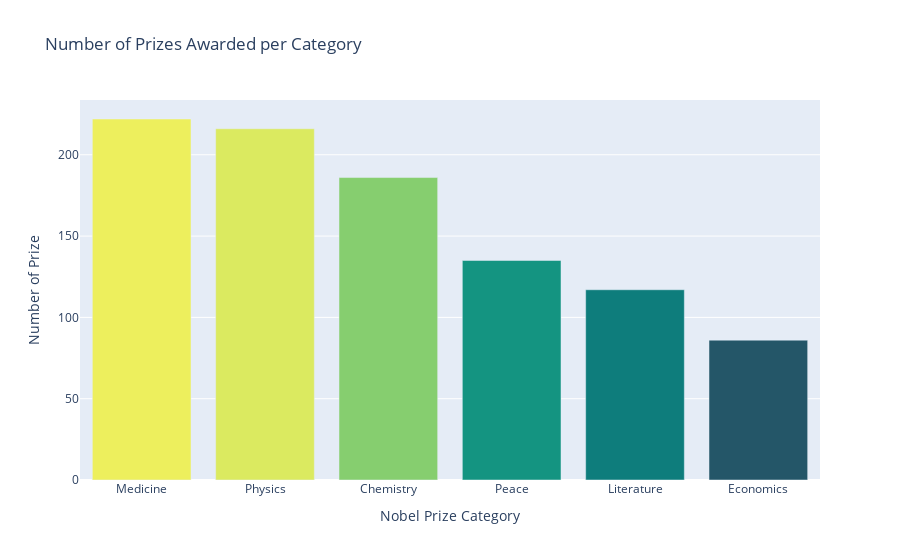

This figure's notebook cell:
### Code cell
#bar chart with number of prizes awarded by category
category_prize = df_data.category.value_counts()

bar_chart = px.bar(
            x = category_prize.index,
            y = category_prize.values,
            color = category_prize.values,
            color_continuous_scale = 'Aggrnyl',
            title='Number of Prizes Awarded per Category',
)
bar_chart.update_layout(
            xaxis_title='Nobel Prize Category',
            coloraxis_showscale=False,
            yaxis_title='Number of Prize'
)
bar_chart.show()

### Figure 1 — Plotly figure (JSON) as saved in the notebook; plotly's stock layout.template omitted (floating-point values rounded to 4 significant figures)
{"data": [{"alignmentgroup": "True", "hovertemplate": "x=%{x}<br>y=%{y}<br>color=%{marker.color}<extra></extra>", "legendgroup": "", "marker": {"color": [222, 216, 186, 135, 117, 86], "coloraxis": "coloraxis", "pattern": {"shape": ""}}, "name": "", "offsetgroup": "", "orientation": "v", "showlegend": false, "textposition": "auto", "type": "bar", "x": ["Medicine", "Physics", "Chemistry", "Peace", "Literature", "Economics"], "xaxis": "x", "y": [222, 216, 186, 135, 117, 86], "yaxis": "y"}], "layout": {"barmode": "relative", "coloraxis": {"colorbar": {"title": {"text": "color"}}, "colorscale": [[0, "rgb(36, 86, 104)"], [0.1667, "rgb(15, 114, 121)"], [0.3333, "rgb(13, 143, 129)"], [0.5, "rgb(57, 171, 126)"], [0.6667, "rgb(110, 197, 116)"], [0.8333, "rgb(169, 220, 103)"], [1, "rgb(237, 239, 93)"]], "showscale": false}, "legend": {"tracegroupgap": 0}, "title": {"text": "Number of Prizes Awarded per Category"}, "xaxis": {"anchor": "y", "domain": [0, 1], "title": {"text": "Nobel Prize Category"}}, "yaxis": {"anchor": "x", "domain": [0, 1], "title": {"text": "Number of Prize"}}}}
